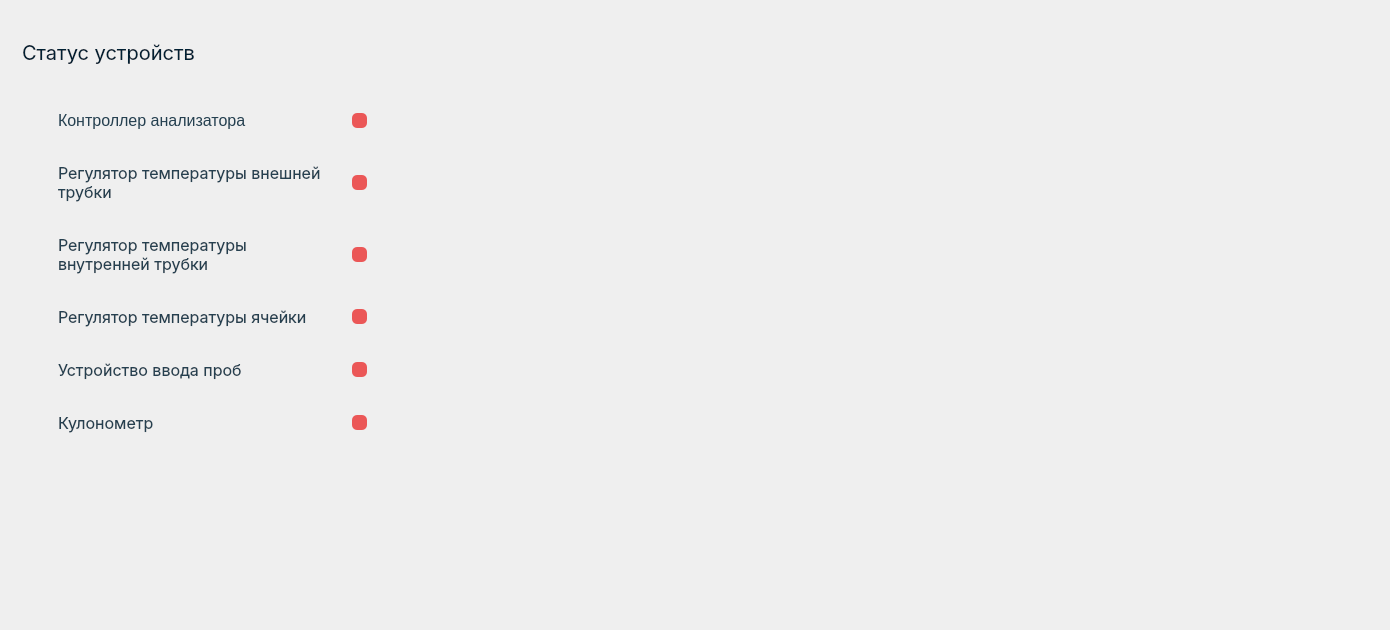
    <widget class="QWidget" name="tab">
     <property name="styleSheet">
      <string notr="true"/>
     </property>
     <attribute name="title">
      <string>Статус системы</string>
     </attribute>
     <widget class="QLabel" name="statusHeader_label">
      <property name="geometry">
       <rect>
        <x>22</x>
        <y>40</y>
        <width>178</width>
        <height>25</height>
       </rect>
      </property>
      <property name="font">
       <font>
        <family>Inter</family>
        <pointsize>-1</pointsize>
        <weight>50</weight>
        <italic>false</italic>
        <bold>false</bold>
       </font>
      </property>
      <property name="styleSheet">
       <string notr="true">width: 175px;
height: 30px;

/* XL */

font-family: 'Inter';
font-style: normal;
font-weight: 400;
font-size: 20px;
line-height: 150%;

color: #002033;</string>
      </property>
      <property name="text">
       <string>Статус устройств</string>
      </property>
     </widget>
     <widget class="QLabel" name="graph_label">
      <property name="geometry">
       <rect>
        <x>405</x>
        <y>15</y>
        <width>971</width>
        <height>601</height>
       </rect>
      </property>
      <property name="autoFillBackground">
       <bool>false</bool>
      </property>
      <property name="styleSheet">
       <string notr="true">
border-left: 1px solid #ECF1F4;</string>
      </property>
      <property name="lineWidth">
       <number>1</number>
      </property>
      <property name="text">
       <string/>
      </property>
     </widget>
     <widget class="MplWidget" name="MplWidget" native="true">
      <property name="geometry">
       <rect>
        <x>410</x>
        <y>30</y>
        <width>971</width>
        <height>591</height>
       </rect>
      </property>
     </widget>
     <widget class="QWidget" name="widget" native="true">
      <property name="geometry">
       <rect>
        <x>46</x>
        <y>94</y>
        <width>333</width>
        <height>351</height>
       </rect>
      </property>
      <property name="styleSheet">
       <string notr="true">font-family: 'Inter';
font-style: normal;
font-weight: 400;
font-size: 16px;
line-height: 150%;
/* bg/tone */

color: rgba(0, 32, 51, 0.85);</string>
      </property>
      <layout class="QGridLayout" name="gridLayout_2">
       <property name="leftMargin">
        <number>12</number>
       </property>
       <property name="topMargin">
        <number>16</number>
       </property>
       <property name="rightMargin">
        <number>12</number>
       </property>
       <property name="bottomMargin">
        <number>11</number>
       </property>
       <property name="horizontalSpacing">
        <number>16</number>
       </property>
       <property name="verticalSpacing">
        <number>32</number>
       </property>
       <item row="0" column="1">
        <widget class="QLabel" name="Controller_label">
         <property name="toolTip">
          <string>Информация о контроллере</string>
         </property>
         <property name="statusTip">
          <string>Информация о контроллере</string>
         </property>
         <property name="styleSheet">
          <string notr="true"/>
         </property>
         <property name="text">
          <string>Контроллер анализатора</string>
         </property>
         <property name="wordWrap">
          <bool>true</bool>
         </property>
        </widget>
       </item>
       <item row="3" column="1">
        <widget class="QLabel" name="cellTemp_label">
         <property name="font">
          <font>
           <family>Inter</family>
           <pointsize>-1</pointsize>
           <weight>50</weight>
           <italic>false</italic>
           <bold>false</bold>
          </font>
         </property>
         <property name="toolTip">
          <string>Информация о температуре ячейки1</string>
         </property>
         <property name="statusTip">
          <string>Информация о температуре ячейки2</string>
         </property>
         <property name="text">
          <string>Регулятор температуры ячейки</string>
         </property>
         <property name="wordWrap">
          <bool>true</bool>
         </property>
        </widget>
       </item>
       <item row="1" column="1">
        <widget class="QLabel" name="outerTemp_label">
         <property name="font">
          <font>
           <family>Inter</family>
           <pointsize>-1</pointsize>
           <weight>50</weight>
           <italic>false</italic>
           <bold>false</bold>
          </font>
         </property>
         <property name="toolTip">
          <string>Информация о температуре регулятора внешней трубки1</string>
         </property>
         <property name="statusTip">
          <string>Информация о температуре регулятора внешней трубки2</string>
         </property>
         <property name="text">
          <string>Регулятор температуры внешней трубки</string>
         </property>
         <property name="wordWrap">
          <bool>true</bool>
         </property>
        </widget>
       </item>
       <item row="2" column="1">
        <widget class="QLabel" name="innerTemp_label">
         <property name="font">
          <font>
           <family>Inter</family>
           <pointsize>-1</pointsize>
           <weight>50</weight>
           <italic>false</italic>
           <bold>false</bold>
          </font>
         </property>
         <property name="toolTip">
          <string>Информация о температуре регулятора внутренней трубки1</string>
         </property>
         <property name="statusTip">
          <string>Информация о температуре регулятора внутренней трубки2</string>
         </property>
         <property name="text">
          <string>Регулятор температуры внутренней трубки</string>
         </property>
         <property name="wordWrap">
          <bool>true</bool>
         </property>
        </widget>
       </item>
       <item row="4" column="1">
        <widget class="QLabel" name="sampler_label">
         <property name="font">
          <font>
           <family>Inter</family>
           <pointsize>-1</pointsize>
           <weight>50</weight>
           <italic>false</italic>
           <bold>false</bold>
          </font>
         </property>
         <property name="toolTip">
          <string>Информация об устройстве ввода проб1</string>
         </property>
         <property name="statusTip">
          <string>Информация об устройстве ввода проб2</string>
         </property>
         <property name="text">
          <string>Устройство ввода проб</string>
         </property>
         <property name="wordWrap">
          <bool>true</bool>
         </property>
        </widget>
       </item>
       <item row="5" column="1">
        <widget class="QLabel" name="CLMeter_label">
         <property name="font">
          <font>
           <family>Inter</family>
           <pointsize>-1</pointsize>
           <weight>50</weight>
           <italic>false</italic>
           <bold>false</bold>
          </font>
         </property>
         <property name="toolTip">
          <string>Информация о кулонометре1</string>
         </property>
         <property name="toolTipDuration">
          <number>-2</number>
         </property>
         <property name="statusTip">
          <string>Информация о кулонометре2</string>
         </property>
         <property name="text">
          <string>Кулонометр</string>
         </property>
         <property name="wordWrap">
          <bool>true</bool>
         </property>
        </widget>
       </item>
       <item row="0" column="2">
        <widget class="QLabel" name="ControllerIndicator_label">
         <property name="minimumSize">
          <size>
           <width>15</width>
           <height>15</height>
          </size>
         </property>
         <property name="maximumSize">
          <size>
           <width>15</width>
           <height>15</height>
          </size>
         </property>
         <property name="toolTip">
          <string>Информация о контроллере</string>
         </property>
         <property name="statusTip">
          <string>Информация о контроллере</string>
         </property>
         <property name="styleSheet">
          <string notr="true">#ControllerIndicator_label {
background-color:#EB5757;
border-radius: 5px;

}

QToolTip {

/* bg/default

Основной цвет фона
*/

opacity: 90;
border: 8px solid black;

font-family: 'Segoe UI';
font-style: normal;
font-weight: 400;
font-size: 12px;
line-height: 120%;
color: #002033;
min-width: 233px;
min-height: 49px;
text-align:center;
padding:15px;

border-left-color: qlineargradient(spread:pad, x1:1, y1:0, x2:0, y2:0, stop:0 rgba(200, 200, 200, 80), stop:1 rgba(255, 255, 255, 0));
border-right-color: qlineargradient(spread:pad, x1:0, y1:0, x2:1, y2:0, stop:0 rgba(200, 200, 200, 80), stop:1 rgba(255, 255, 255, 0));
border-bottom-color: qlineargradient(spread:pad, x1:0, y1:0, x2:0, y2:1, stop:0 rgba(200, 200, 200, 80), stop:1 rgba(255, 255, 255, 0));
border-top-color: qlineargradient(spread:pad, x1:0, y1:1, x2:0, y2:0, stop:0 rgba(200, 200, 200, 80), stop:1 rgba(255, 255, 255, 0));

}


</string>
         </property>
         <property name="text">
          <string/>
         </property>
        </widget>
       </item>
       <item row="1" column="2">
        <widget class="QLabel" name="outerTempIndicator_label">
         <property name="minimumSize">
          <size>
           <width>15</width>
           <height>15</height>
          </size>
         </property>
         <property name="maximumSize">
          <size>
           <width>14</width>
           <height>14</height>
          </size>
         </property>
         <property name="toolTip">
          <string>Информация о температуре регулятора внешней трубки1</string>
         </property>
         <property name="statusTip">
          <string>Информация о температуре регулятора внешней трубки2</string>
         </property>
         <property name="styleSheet">
          <string notr="true">
background-color:#EB5757;
border-radius: 5px;</string>
         </property>
         <property name="text">
          <string/>
         </property>
        </widget>
       </item>
       <item row="2" column="2">
        <widget class="QLabel" name="innerTempIndicator_label">
         <property name="minimumSize">
          <size>
           <width>10</width>
           <height>1</height>
          </size>
         </property>
         <property name="maximumSize">
          <size>
           <width>15</width>
           <height>15</height>
          </size>
         </property>
         <property name="toolTip">
          <string>Информация о температуре регулятора внутренней трубки1</string>
         </property>
         <property name="statusTip">
          <string>Информация о температуре регулятора внутренней трубки2</string>
         </property>
         <property name="styleSheet">
          <string notr="true">
background-color:#EB5757;
border-radius: 5px;</string>
         </property>
         <property name="text">
          <string/>
         </property>
        </widget>
       </item>
       <item row="3" column="2">
        <widget class="QLabel" name="cellTempIndicator_label">
         <property name="minimumSize">
          <size>
           <width>15</width>
           <height>15</height>
          </size>
         </property>
         <property name="maximumSize">
          <size>
           <width>15</width>
           <height>15</height>
          </size>
         </property>
         <property name="toolTip">
          <string>Информация о температуре ячейки1</string>
         </property>
         <property name="statusTip">
          <string>Информация о температуре ячейки2</string>
         </property>
         <property name="styleSheet">
          <string notr="true">
background-color:#EB5757;
border-radius: 5px;</string>
         </property>
         <property name="text">
          <string/>
         </property>
        </widget>
       </item>
       <item row="4" column="2">
        <widget class="QLabel" name="samplerIndicator_label">
         <property name="minimumSize">
          <size>
           <width>15</width>
           <height>15</height>
          </size>
         </property>
         <property name="maximumSize">
          <size>
           <width>15</width>
           <height>15</height>
          </size>
         </property>
         <property name="toolTip">
          <string>Информация об устройстве ввода проб1</string>
         </property>
         <property name="statusTip">
          <string>Информация об устройстве ввода проб2</string>
         </property>
         <property name="styleSheet">
          <string notr="true">
background-color:#EB5757;
border-radius: 5px;</string>
         </property>
         <property name="text">
          <string/>
         </property>
        </widget>
       </item>
       <item row="5" column="2">
        <widget class="QLabel" name="CLMeterIndicator_label">
         <property name="minimumSize">
          <size>
           <width>15</width>
           <height>15</height>
          </size>
         </property>
         <property name="maximumSize">
          <size>
           <width>15</width>
           <height>15</height>
          </size>
         </property>
         <property name="toolTip">
          <string>Информация о кулонометре1</string>
         </property>
         <property name="toolTipDuration">
          <number>-1</number>
         </property>
         <property name="statusTip">
          <string>Информация о кулонометре2</string>
         </property>
         <property name="whatsThis">
          <string/>
         </property>
         <property name="styleSheet">
          <string notr="true">
background-color:#EB5757;
border-radius: 5px;</string>
         </property>
         <property name="text">
          <string/>
         </property>
        </widget>
       </item>
      </layout>
     </widget>
    </widget>
